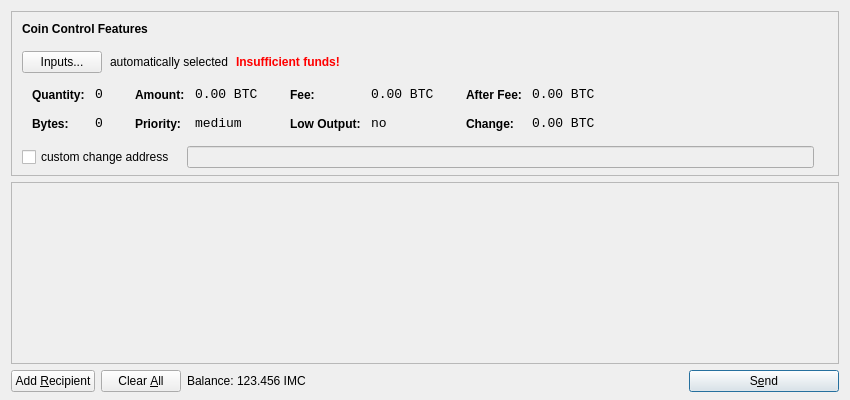
<?xml version="1.0" encoding="UTF-8"?>
<ui version="4.0">
 <class>SendCoinsDialog</class>
 <widget class="QDialog" name="SendCoinsDialog">
  <property name="geometry">
   <rect>
    <x>0</x>
    <y>0</y>
    <width>850</width>
    <height>400</height>
   </rect>
  </property>
  <property name="windowTitle">
   <string>Send Coins</string>
  </property>
  <layout class="QVBoxLayout" name="verticalLayout" stretch="0,1,0">
   <property name="bottomMargin">
    <number>8</number>
   </property>
   <item>
    <widget class="QFrame" name="frameCoinControl">
     <property name="sizePolicy">
      <sizepolicy hsizetype="Expanding" vsizetype="Expanding">
       <horstretch>0</horstretch>
       <verstretch>0</verstretch>
      </sizepolicy>
     </property>
     <property name="maximumSize">
      <size>
       <width>16777215</width>
       <height>16777215</height>
      </size>
     </property>
     <property name="frameShape">
      <enum>QFrame::StyledPanel</enum>
     </property>
     <property name="frameShadow">
      <enum>QFrame::Sunken</enum>
     </property>
     <layout class="QVBoxLayout" name="verticalLayoutCoinControl2">
      <property name="spacing">
       <number>-1</number>
      </property>
      <property name="leftMargin">
       <number>0</number>
      </property>
      <property name="topMargin">
       <number>0</number>
      </property>
      <property name="rightMargin">
       <number>0</number>
      </property>
      <property name="bottomMargin">
       <number>6</number>
      </property>
      <item>
       <layout class="QVBoxLayout" name="verticalLayoutCoinControl" stretch="0,0,0,0,1">
        <property name="spacing">
         <number>0</number>
        </property>
        <property name="leftMargin">
         <number>10</number>
        </property>
        <property name="topMargin">
         <number>10</number>
        </property>
        <item>
         <layout class="QHBoxLayout" name="horizontalLayoutCoinControl1">
          <property name="bottomMargin">
           <number>15</number>
          </property>
          <item>
           <widget class="QLabel" name="labelCoinControlFeatures">
            <property name="sizePolicy">
             <sizepolicy hsizetype="Preferred" vsizetype="Maximum">
              <horstretch>0</horstretch>
              <verstretch>0</verstretch>
             </sizepolicy>
            </property>
            <property name="font">
             <font>
              <weight>75</weight>
              <bold>true</bold>
             </font>
            </property>
            <property name="styleSheet">
             <string notr="true">font-weight:bold;</string>
            </property>
            <property name="text">
             <string>Coin Control Features</string>
            </property>
           </widget>
          </item>
         </layout>
        </item>
        <item>
         <layout class="QHBoxLayout" name="horizontalLayoutCoinControl2" stretch="0,0,0,0">
          <property name="spacing">
           <number>8</number>
          </property>
          <property name="bottomMargin">
           <number>10</number>
          </property>
          <item>
           <widget class="QPushButton" name="pushButtonCoinControl">
            <property name="styleSheet">
             <string notr="true"/>
            </property>
            <property name="text">
             <string>Inputs...</string>
            </property>
           </widget>
          </item>
          <item>
           <widget class="QLabel" name="labelCoinControlAutomaticallySelected">
            <property name="text">
             <string>automatically selected</string>
            </property>
            <property name="margin">
             <number>5</number>
            </property>
           </widget>
          </item>
          <item>
           <widget class="QLabel" name="labelCoinControlInsuffFunds">
            <property name="font">
             <font>
              <weight>75</weight>
              <bold>true</bold>
             </font>
            </property>
            <property name="styleSheet">
             <string notr="true">color:red;font-weight:bold;</string>
            </property>
            <property name="text">
             <string>Insufficient funds!</string>
            </property>
            <property name="margin">
             <number>5</number>
            </property>
           </widget>
          </item>
          <item>
           <spacer name="horizontalSpacerCoinControl">
            <property name="orientation">
             <enum>Qt::Horizontal</enum>
            </property>
            <property name="sizeHint" stdset="0">
             <size>
              <width>40</width>
              <height>1</height>
             </size>
            </property>
           </spacer>
          </item>
         </layout>
        </item>
        <item>
         <widget class="QWidget" name="widgetCoinControl" native="true">
          <property name="sizePolicy">
           <sizepolicy hsizetype="Preferred" vsizetype="Preferred">
            <horstretch>0</horstretch>
            <verstretch>0</verstretch>
           </sizepolicy>
          </property>
          <property name="minimumSize">
           <size>
            <width>0</width>
            <height>0</height>
           </size>
          </property>
          <property name="styleSheet">
           <string notr="true"/>
          </property>
          <layout class="QHBoxLayout" name="horizontalLayoutCoinControl5">
           <property name="margin">
            <number>0</number>
           </property>
           <item>
            <layout class="QHBoxLayout" name="horizontalLayoutCoinControl3" stretch="0,0,0,1">
             <property name="spacing">
              <number>20</number>
             </property>
             <property name="topMargin">
              <number>0</number>
             </property>
             <property name="bottomMargin">
              <number>10</number>
             </property>
             <item>
              <layout class="QFormLayout" name="formLayoutCoinControl1">
               <property name="horizontalSpacing">
                <number>10</number>
               </property>
               <property name="verticalSpacing">
                <number>14</number>
               </property>
               <property name="leftMargin">
                <number>10</number>
               </property>
               <property name="topMargin">
                <number>4</number>
               </property>
               <property name="rightMargin">
                <number>6</number>
               </property>
               <item row="0" column="0">
                <widget class="QLabel" name="labelCoinControlQuantityText">
                 <property name="styleSheet">
                  <string notr="true">font-weight:bold;</string>
                 </property>
                 <property name="text">
                  <string>Quantity:</string>
                 </property>
                 <property name="margin">
                  <number>0</number>
                 </property>
                </widget>
               </item>
               <item row="0" column="1">
                <widget class="QLabel" name="labelCoinControlQuantity">
                 <property name="font">
                  <font>
                   <family>Monospace</family>
                   <pointsize>10</pointsize>
                  </font>
                 </property>
                 <property name="cursor">
                  <cursorShape>IBeamCursor</cursorShape>
                 </property>
                 <property name="contextMenuPolicy">
                  <enum>Qt::ActionsContextMenu</enum>
                 </property>
                 <property name="text">
                  <string notr="true">0</string>
                 </property>
                 <property name="margin">
                  <number>0</number>
                 </property>
                 <property name="textInteractionFlags">
                  <set>Qt::LinksAccessibleByMouse|Qt::TextSelectableByKeyboard|Qt::TextSelectableByMouse</set>
                 </property>
                </widget>
               </item>
               <item row="1" column="0">
                <widget class="QLabel" name="labelCoinControlBytesText">
                 <property name="styleSheet">
                  <string notr="true">font-weight:bold;</string>
                 </property>
                 <property name="text">
                  <string>Bytes:</string>
                 </property>
                </widget>
               </item>
               <item row="1" column="1">
                <widget class="QLabel" name="labelCoinControlBytes">
                 <property name="font">
                  <font>
                   <family>Monospace</family>
                   <pointsize>10</pointsize>
                  </font>
                 </property>
                 <property name="cursor">
                  <cursorShape>IBeamCursor</cursorShape>
                 </property>
                 <property name="contextMenuPolicy">
                  <enum>Qt::ActionsContextMenu</enum>
                 </property>
                 <property name="text">
                  <string notr="true">0</string>
                 </property>
                 <property name="textInteractionFlags">
                  <set>Qt::LinksAccessibleByMouse|Qt::TextSelectableByKeyboard|Qt::TextSelectableByMouse</set>
                 </property>
                </widget>
               </item>
              </layout>
             </item>
             <item>
              <layout class="QFormLayout" name="formLayoutCoinControl2">
               <property name="horizontalSpacing">
                <number>10</number>
               </property>
               <property name="verticalSpacing">
                <number>14</number>
               </property>
               <property name="leftMargin">
                <number>6</number>
               </property>
               <property name="topMargin">
                <number>4</number>
               </property>
               <property name="rightMargin">
                <number>6</number>
               </property>
               <item row="0" column="0">
                <widget class="QLabel" name="labelCoinControlAmountText">
                 <property name="styleSheet">
                  <string notr="true">font-weight:bold;</string>
                 </property>
                 <property name="text">
                  <string>Amount:</string>
                 </property>
                 <property name="margin">
                  <number>0</number>
                 </property>
                </widget>
               </item>
               <item row="0" column="1">
                <widget class="QLabel" name="labelCoinControlAmount">
                 <property name="font">
                  <font>
                   <family>Monospace</family>
                   <pointsize>10</pointsize>
                  </font>
                 </property>
                 <property name="cursor">
                  <cursorShape>IBeamCursor</cursorShape>
                 </property>
                 <property name="contextMenuPolicy">
                  <enum>Qt::ActionsContextMenu</enum>
                 </property>
                 <property name="text">
                  <string notr="true">0.00 BTC</string>
                 </property>
                 <property name="textInteractionFlags">
                  <set>Qt::LinksAccessibleByMouse|Qt::TextSelectableByKeyboard|Qt::TextSelectableByMouse</set>
                 </property>
                </widget>
               </item>
               <item row="1" column="0">
                <widget class="QLabel" name="labelCoinControlPriorityText">
                 <property name="styleSheet">
                  <string notr="true">font-weight:bold;</string>
                 </property>
                 <property name="text">
                  <string>Priority:</string>
                 </property>
                </widget>
               </item>
               <item row="1" column="1">
                <widget class="QLabel" name="labelCoinControlPriority">
                 <property name="font">
                  <font>
                   <family>Monospace</family>
                   <pointsize>10</pointsize>
                  </font>
                 </property>
                 <property name="cursor">
                  <cursorShape>IBeamCursor</cursorShape>
                 </property>
                 <property name="contextMenuPolicy">
                  <enum>Qt::ActionsContextMenu</enum>
                 </property>
                 <property name="text">
                  <string>medium</string>
                 </property>
                 <property name="textInteractionFlags">
                  <set>Qt::LinksAccessibleByMouse|Qt::TextSelectableByKeyboard|Qt::TextSelectableByMouse</set>
                 </property>
                </widget>
               </item>
              </layout>
             </item>
             <item>
              <layout class="QFormLayout" name="formLayoutCoinControl3">
               <property name="horizontalSpacing">
                <number>10</number>
               </property>
               <property name="verticalSpacing">
                <number>14</number>
               </property>
               <property name="leftMargin">
                <number>6</number>
               </property>
               <property name="topMargin">
                <number>4</number>
               </property>
               <property name="rightMargin">
                <number>6</number>
               </property>
               <item row="0" column="0">
                <widget class="QLabel" name="labelCoinControlFeeText">
                 <property name="styleSheet">
                  <string notr="true">font-weight:bold;</string>
                 </property>
                 <property name="text">
                  <string>Fee:</string>
                 </property>
                 <property name="margin">
                  <number>0</number>
                 </property>
                </widget>
               </item>
               <item row="0" column="1">
                <widget class="QLabel" name="labelCoinControlFee">
                 <property name="font">
                  <font>
                   <family>Monospace</family>
                   <pointsize>10</pointsize>
                  </font>
                 </property>
                 <property name="cursor">
                  <cursorShape>IBeamCursor</cursorShape>
                 </property>
                 <property name="contextMenuPolicy">
                  <enum>Qt::ActionsContextMenu</enum>
                 </property>
                 <property name="text">
                  <string notr="true">0.00 BTC</string>
                 </property>
                 <property name="textInteractionFlags">
                  <set>Qt::LinksAccessibleByMouse|Qt::TextSelectableByKeyboard|Qt::TextSelectableByMouse</set>
                 </property>
                </widget>
               </item>
               <item row="1" column="0">
                <widget class="QLabel" name="labelCoinControlLowOutputText">
                 <property name="styleSheet">
                  <string notr="true">font-weight:bold;</string>
                 </property>
                 <property name="text">
                  <string>Low Output:</string>
                 </property>
                </widget>
               </item>
               <item row="1" column="1">
                <widget class="QLabel" name="labelCoinControlLowOutput">
                 <property name="font">
                  <font>
                   <family>Monospace</family>
                   <pointsize>10</pointsize>
                  </font>
                 </property>
                 <property name="cursor">
                  <cursorShape>IBeamCursor</cursorShape>
                 </property>
                 <property name="contextMenuPolicy">
                  <enum>Qt::ActionsContextMenu</enum>
                 </property>
                 <property name="text">
                  <string>no</string>
                 </property>
                 <property name="textInteractionFlags">
                  <set>Qt::LinksAccessibleByMouse|Qt::TextSelectableByKeyboard|Qt::TextSelectableByMouse</set>
                 </property>
                </widget>
               </item>
              </layout>
             </item>
             <item>
              <layout class="QFormLayout" name="formLayoutCoinControl4">
               <property name="horizontalSpacing">
                <number>10</number>
               </property>
               <property name="verticalSpacing">
                <number>14</number>
               </property>
               <property name="leftMargin">
                <number>6</number>
               </property>
               <property name="topMargin">
                <number>4</number>
               </property>
               <property name="rightMargin">
                <number>6</number>
               </property>
               <item row="0" column="0">
                <widget class="QLabel" name="labelCoinControlAfterFeeText">
                 <property name="styleSheet">
                  <string notr="true">font-weight:bold;</string>
                 </property>
                 <property name="text">
                  <string>After Fee:</string>
                 </property>
                 <property name="margin">
                  <number>0</number>
                 </property>
                </widget>
               </item>
               <item row="0" column="1">
                <widget class="QLabel" name="labelCoinControlAfterFee">
                 <property name="font">
                  <font>
                   <family>Monospace</family>
                   <pointsize>10</pointsize>
                  </font>
                 </property>
                 <property name="cursor">
                  <cursorShape>IBeamCursor</cursorShape>
                 </property>
                 <property name="contextMenuPolicy">
                  <enum>Qt::ActionsContextMenu</enum>
                 </property>
                 <property name="text">
                  <string notr="true">0.00 BTC</string>
                 </property>
                 <property name="textInteractionFlags">
                  <set>Qt::LinksAccessibleByMouse|Qt::TextSelectableByKeyboard|Qt::TextSelectableByMouse</set>
                 </property>
                </widget>
               </item>
               <item row="1" column="0">
                <widget class="QLabel" name="labelCoinControlChangeText">
                 <property name="styleSheet">
                  <string notr="true">font-weight:bold;</string>
                 </property>
                 <property name="text">
                  <string>Change:</string>
                 </property>
                </widget>
               </item>
               <item row="1" column="1">
                <widget class="QLabel" name="labelCoinControlChange">
                 <property name="font">
                  <font>
                   <family>Monospace</family>
                   <pointsize>10</pointsize>
                  </font>
                 </property>
                 <property name="cursor">
                  <cursorShape>IBeamCursor</cursorShape>
                 </property>
                 <property name="contextMenuPolicy">
                  <enum>Qt::ActionsContextMenu</enum>
                 </property>
                 <property name="text">
                  <string notr="true">0.00 BTC</string>
                 </property>
                 <property name="textInteractionFlags">
                  <set>Qt::LinksAccessibleByMouse|Qt::TextSelectableByKeyboard|Qt::TextSelectableByMouse</set>
                 </property>
                </widget>
               </item>
              </layout>
             </item>
            </layout>
           </item>
          </layout>
         </widget>
        </item>
        <item>
         <layout class="QHBoxLayout" name="horizontalLayoutCoinControl4" stretch="0,0,0">
          <property name="spacing">
           <number>12</number>
          </property>
          <property name="sizeConstraint">
           <enum>QLayout::SetDefaultConstraint</enum>
          </property>
          <property name="topMargin">
           <number>5</number>
          </property>
          <property name="rightMargin">
           <number>5</number>
          </property>
          <item>
           <widget class="QCheckBox" name="checkBoxCoinControlChange">
            <property name="text">
             <string>custom change address</string>
            </property>
           </widget>
          </item>
          <item>
           <widget class="QLineEdit" name="lineEditCoinControlChange">
            <property name="enabled">
             <bool>false</bool>
            </property>
            <property name="sizePolicy">
             <sizepolicy hsizetype="Expanding" vsizetype="Fixed">
              <horstretch>0</horstretch>
              <verstretch>0</verstretch>
             </sizepolicy>
            </property>
           </widget>
          </item>
          <item>
           <widget class="QLabel" name="labelCoinControlChangeLabel">
            <property name="sizePolicy">
             <sizepolicy hsizetype="Preferred" vsizetype="Expanding">
              <horstretch>0</horstretch>
              <verstretch>0</verstretch>
             </sizepolicy>
            </property>
            <property name="minimumSize">
             <size>
              <width>0</width>
              <height>0</height>
             </size>
            </property>
            <property name="text">
             <string/>
            </property>
            <property name="margin">
             <number>3</number>
            </property>
           </widget>
          </item>
         </layout>
        </item>
        <item>
         <spacer name="verticalSpacerCoinControl">
          <property name="orientation">
           <enum>Qt::Vertical</enum>
          </property>
          <property name="sizeHint" stdset="0">
           <size>
            <width>800</width>
            <height>1</height>
           </size>
          </property>
         </spacer>
        </item>
       </layout>
      </item>
     </layout>
    </widget>
   </item>
   <item>
    <widget class="QScrollArea" name="scrollArea">
     <property name="widgetResizable">
      <bool>true</bool>
     </property>
     <widget class="QWidget" name="scrollAreaWidgetContents">
      <property name="geometry">
       <rect>
        <x>0</x>
        <y>0</y>
        <width>830</width>
        <height>165</height>
       </rect>
      </property>
      <layout class="QVBoxLayout" name="verticalLayout_2">
       <property name="margin">
        <number>0</number>
       </property>
       <item>
        <layout class="QVBoxLayout" name="entries">
         <property name="spacing">
          <number>6</number>
         </property>
        </layout>
       </item>
       <item>
        <spacer name="verticalSpacer">
         <property name="orientation">
          <enum>Qt::Vertical</enum>
         </property>
         <property name="sizeHint" stdset="0">
          <size>
           <width>20</width>
           <height>40</height>
          </size>
         </property>
        </spacer>
       </item>
      </layout>
     </widget>
    </widget>
   </item>
   <item>
    <layout class="QHBoxLayout" name="horizontalLayout">
     <item>
      <widget class="QPushButton" name="addButton">
       <property name="toolTip">
        <string>Send to multiple recipients at once</string>
       </property>
       <property name="text">
        <string>Add &amp;Recipient</string>
       </property>
       <property name="icon">
        <iconset resource="../bitcoin.qrc">
         <normaloff>:/icons/add</normaloff>:/icons/add</iconset>
       </property>
       <property name="autoDefault">
        <bool>false</bool>
       </property>
      </widget>
     </item>
     <item>
      <widget class="QPushButton" name="clearButton">
       <property name="sizePolicy">
        <sizepolicy hsizetype="Minimum" vsizetype="Fixed">
         <horstretch>0</horstretch>
         <verstretch>0</verstretch>
        </sizepolicy>
       </property>
       <property name="toolTip">
        <string>Remove all transaction fields</string>
       </property>
       <property name="text">
        <string>Clear &amp;All</string>
       </property>
       <property name="icon">
        <iconset resource="../bitcoin.qrc">
         <normaloff>:/icons/remove</normaloff>:/icons/remove</iconset>
       </property>
       <property name="autoRepeatDelay">
        <number>300</number>
       </property>
       <property name="autoDefault">
        <bool>false</bool>
       </property>
      </widget>
     </item>
     <item>
      <layout class="QHBoxLayout" name="horizontalLayout_2">
       <property name="spacing">
        <number>3</number>
       </property>
       <item>
        <widget class="QLabel" name="label">
         <property name="text">
          <string>Balance:</string>
         </property>
        </widget>
       </item>
       <item>
        <widget class="QLabel" name="labelBalance">
         <property name="cursor">
          <cursorShape>IBeamCursor</cursorShape>
         </property>
         <property name="text">
          <string>123.456 IMC</string>
         </property>
         <property name="textInteractionFlags">
          <set>Qt::LinksAccessibleByMouse|Qt::TextSelectableByKeyboard|Qt::TextSelectableByMouse</set>
         </property>
        </widget>
       </item>
      </layout>
     </item>
     <item>
      <spacer name="horizontalSpacer">
       <property name="orientation">
        <enum>Qt::Horizontal</enum>
       </property>
       <property name="sizeHint" stdset="0">
        <size>
         <width>40</width>
         <height>20</height>
        </size>
       </property>
      </spacer>
     </item>
     <item>
      <widget class="QPushButton" name="sendButton">
       <property name="minimumSize">
        <size>
         <width>150</width>
         <height>0</height>
        </size>
       </property>
       <property name="toolTip">
        <string>Confirm the send action</string>
       </property>
       <property name="text">
        <string>S&amp;end</string>
       </property>
       <property name="icon">
        <iconset resource="../bitcoin.qrc">
         <normaloff>:/icons/send</normaloff>:/icons/send</iconset>
       </property>
       <property name="default">
        <bool>true</bool>
       </property>
      </widget>
     </item>
    </layout>
   </item>
  </layout>
 </widget>
 <resources>
  <include location="../bitcoin.qrc"/>
 </resources>
 <connections/>
</ui>
